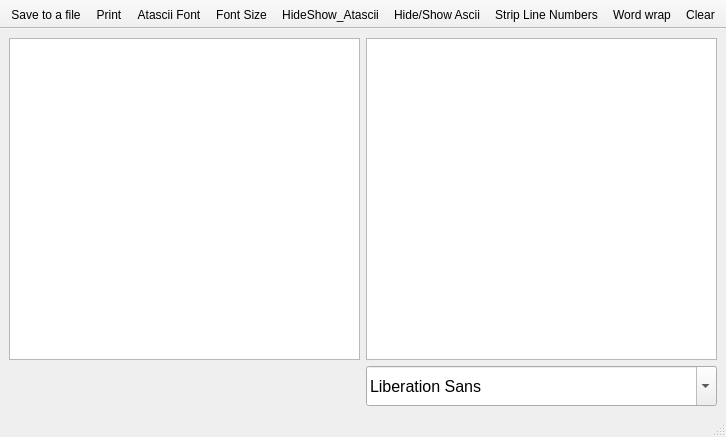
<?xml version="1.0" encoding="UTF-8"?>
<ui version="4.0">
 <class>TextPrinterWindow</class>
 <widget class="QMainWindow" name="TextPrinterWindow">
  <property name="geometry">
   <rect>
    <x>0</x>
    <y>0</y>
    <width>666</width>
    <height>437</height>
   </rect>
  </property>
  <property name="windowTitle">
   <string>AspeQt - Printer text output</string>
  </property>
  <property name="windowIcon">
   <iconset>
    <normaloff>:/icons/silk-icons/icons/printer.png</normaloff>:/icons/silk-icons/icons/printer.png</iconset>
  </property>
  <widget class="QWidget" name="centralwidget">
   <property name="sizePolicy">
    <sizepolicy hsizetype="Preferred" vsizetype="Preferred">
     <horstretch>0</horstretch>
     <verstretch>0</verstretch>
    </sizepolicy>
   </property>
   <layout class="QGridLayout" name="gridLayout">
    <item row="0" column="0">
     <widget class="QPlainTextEdit" name="printerTextEdit">
      <property name="sizePolicy">
       <sizepolicy hsizetype="Expanding" vsizetype="Expanding">
        <horstretch>0</horstretch>
        <verstretch>0</verstretch>
       </sizepolicy>
      </property>
      <property name="font">
       <font>
        <family>MS Shell Dlg 2</family>
        <weight>75</weight>
        <bold>true</bold>
       </font>
      </property>
      <property name="mouseTracking">
       <bool>false</bool>
      </property>
      <property name="toolTip">
       <string>Atari Output (Atascii)</string>
      </property>
      <property name="statusTip">
       <string>Atari Output (Atascii)</string>
      </property>
      <property name="lineWrapMode">
       <enum>QPlainTextEdit::WidgetWidth</enum>
      </property>
      <property name="readOnly">
       <bool>true</bool>
      </property>
      <property name="plainText">
       <string/>
      </property>
     </widget>
    </item>
    <item row="0" column="1">
     <widget class="QPlainTextEdit" name="printerTextEditASCII">
      <property name="enabled">
       <bool>true</bool>
      </property>
      <property name="toolTip">
       <string>Atari Output (Ascii)</string>
      </property>
      <property name="statusTip">
       <string>Atari Output (Ascii)</string>
      </property>
      <property name="readOnly">
       <bool>true</bool>
      </property>
     </widget>
    </item>
    <item row="1" column="0">
     <widget class="QLabel" name="atasciiFontName">
      <property name="sizePolicy">
       <sizepolicy hsizetype="Preferred" vsizetype="Preferred">
        <horstretch>0</horstretch>
        <verstretch>0</verstretch>
       </sizepolicy>
      </property>
      <property name="maximumSize">
       <size>
        <width>16777215</width>
        <height>16777215</height>
       </size>
      </property>
      <property name="text">
       <string/>
      </property>
     </widget>
    </item>
    <item row="1" column="1">
     <widget class="QFontComboBox" name="asciiFontName">
      <property name="minimumSize">
       <size>
        <width>0</width>
        <height>40</height>
       </size>
      </property>
      <property name="font">
       <font>
        <family>MS Shell Dlg 2</family>
        <pointsize>12</pointsize>
       </font>
      </property>
      <property name="currentFont">
       <font>
        <family>Arial</family>
       </font>
      </property>
     </widget>
    </item>
   </layout>
  </widget>
  <widget class="QStatusBar" name="statusbar"/>
  <widget class="QToolBar" name="toolBar">
   <property name="sizePolicy">
    <sizepolicy hsizetype="Fixed" vsizetype="Fixed">
     <horstretch>0</horstretch>
     <verstretch>0</verstretch>
    </sizepolicy>
   </property>
   <property name="windowTitle">
    <string>toolBar</string>
   </property>
   <property name="movable">
    <bool>false</bool>
   </property>
   <property name="iconSize">
    <size>
     <width>16</width>
     <height>16</height>
    </size>
   </property>
   <property name="floatable">
    <bool>false</bool>
   </property>
   <attribute name="toolBarArea">
    <enum>TopToolBarArea</enum>
   </attribute>
   <attribute name="toolBarBreak">
    <bool>false</bool>
   </attribute>
   <addaction name="actionSave"/>
   <addaction name="actionPrint"/>
   <addaction name="actionAtasciiFont"/>
   <addaction name="actionFont_Size"/>
   <addaction name="actionHideShow_Atascii"/>
   <addaction name="actionHideShow_Ascii"/>
   <addaction name="actionStrip_Line_Numbers"/>
   <addaction name="actionWord_wrap"/>
   <addaction name="actionClear"/>
  </widget>
  <action name="actionSave">
   <property name="icon">
    <iconset>
     <normaloff>:/icons/silk-icons/icons/disk.png</normaloff>:/icons/silk-icons/icons/disk.png</iconset>
   </property>
   <property name="text">
    <string>Save to a file...</string>
   </property>
   <property name="toolTip">
    <string>Save contents to a file (Ctrl+S)</string>
   </property>
   <property name="statusTip">
    <string>Save contents to a file</string>
   </property>
   <property name="shortcut">
    <string>Ctrl+S</string>
   </property>
  </action>
  <action name="actionClear">
   <property name="icon">
    <iconset>
     <normaloff>:/icons/silk-icons/icons/page_white.png</normaloff>:/icons/silk-icons/icons/page_white.png</iconset>
   </property>
   <property name="text">
    <string>Clear</string>
   </property>
   <property name="toolTip">
    <string>Clear contents (Ctrl+C)</string>
   </property>
   <property name="statusTip">
    <string>Clear contents</string>
   </property>
   <property name="shortcut">
    <string>Ctrl+C</string>
   </property>
  </action>
  <action name="actionWord_wrap">
   <property name="checkable">
    <bool>true</bool>
   </property>
   <property name="checked">
    <bool>false</bool>
   </property>
   <property name="icon">
    <iconset>
     <normaloff>:/icons/silk-icons/icons/text_align_left.png</normaloff>:/icons/silk-icons/icons/text_align_left.png</iconset>
   </property>
   <property name="text">
    <string>Word wrap</string>
   </property>
   <property name="toolTip">
    <string>Toggle word wrapping (Ctrl+W)</string>
   </property>
   <property name="statusTip">
    <string>Toggle word wrapping</string>
   </property>
   <property name="shortcut">
    <string>Ctrl+W</string>
   </property>
  </action>
  <action name="actionPrint">
   <property name="icon">
    <iconset>
     <normaloff>:/icons/silk-icons/icons/printer.png</normaloff>:/icons/silk-icons/icons/printer.png</iconset>
   </property>
   <property name="text">
    <string>Print</string>
   </property>
   <property name="toolTip">
    <string>Send contents to printer (Ctrl+P)</string>
   </property>
   <property name="statusTip">
    <string>Send contents to printer</string>
   </property>
   <property name="shortcut">
    <string>Ctrl+P</string>
   </property>
  </action>
  <action name="actionAtasciiFont">
   <property name="icon">
    <iconset>
     <normaloff>:/icons/silk-icons/icons/font_go.png</normaloff>
     <normalon>:/icons/silk-icons/icons/font_go.png</normalon>:/icons/silk-icons/icons/font_go.png</iconset>
   </property>
   <property name="text">
    <string>Atascii Font</string>
   </property>
   <property name="toolTip">
    <string>Toggle ATASCII fonts (Alt+F)</string>
   </property>
   <property name="statusTip">
    <string>Toggle ATASCII fonts</string>
   </property>
   <property name="shortcut">
    <string>Alt+F</string>
   </property>
   <property name="visible">
    <bool>true</bool>
   </property>
   <property name="iconVisibleInMenu">
    <bool>true</bool>
   </property>
  </action>
  <action name="actionFont_Size">
   <property name="icon">
    <iconset>
     <normaloff>:/icons/oxygen-icons/16x16/actions/format_font_size_more.png</normaloff>
     <normalon>:/icons/oxygen-icons/16x16/actions/format_font_size_more.png</normalon>:/icons/oxygen-icons/16x16/actions/format_font_size_more.png</iconset>
   </property>
   <property name="text">
    <string>Font Size</string>
   </property>
   <property name="toolTip">
    <string>Toggle Font Size (6, 9, 12 pt) (Alt+Shift+F)</string>
   </property>
   <property name="statusTip">
    <string>Toggle Font Size (6, 9, 12 pt)</string>
   </property>
   <property name="shortcut">
    <string>Alt+Shift+F</string>
   </property>
   <property name="visible">
    <bool>true</bool>
   </property>
  </action>
  <action name="actionHideShow_Ascii">
   <property name="checkable">
    <bool>true</bool>
   </property>
   <property name="checked">
    <bool>false</bool>
   </property>
   <property name="icon">
    <iconset>
     <normaloff>:/icons/oxygen-icons/16x16/actions/view_right_close.png</normaloff>
     <normalon>:/icons/oxygen-icons/16x16/actions/view_right_close.png</normalon>:/icons/oxygen-icons/16x16/actions/view_right_close.png</iconset>
   </property>
   <property name="text">
    <string>Hide/Show Ascii</string>
   </property>
   <property name="toolTip">
    <string>Hide/Show Ascii Printer Output (Alt+Shift+H)</string>
   </property>
   <property name="statusTip">
    <string>Hide/Show Ascii Printer Output</string>
   </property>
   <property name="shortcut">
    <string>Alt+Shift+H</string>
   </property>
   <property name="visible">
    <bool>true</bool>
   </property>
  </action>
  <action name="actionHideShow_Atascii">
   <property name="checkable">
    <bool>true</bool>
   </property>
   <property name="checked">
    <bool>false</bool>
   </property>
   <property name="enabled">
    <bool>true</bool>
   </property>
   <property name="icon">
    <iconset>
     <normaloff>:/icons/oxygen-icons/16x16/actions/view_left_close.png</normaloff>
     <normalon>:/icons/oxygen-icons/16x16/actions/view_left_close.png</normalon>:/icons/oxygen-icons/16x16/actions/view_left_close.png</iconset>
   </property>
   <property name="text">
    <string>HideShow_Atascii</string>
   </property>
   <property name="toolTip">
    <string> Hide/Show Atascii Printer Output (Alt+H)</string>
   </property>
   <property name="statusTip">
    <string>Hide/Show Atascii Printer Output</string>
   </property>
   <property name="shortcut">
    <string>Alt+H</string>
   </property>
   <property name="visible">
    <bool>true</bool>
   </property>
  </action>
  <action name="actionStrip_Line_Numbers">
   <property name="enabled">
    <bool>true</bool>
   </property>
   <property name="icon">
    <iconset>
     <normaloff>:/icons/silk-icons/icons/cut_red.png</normaloff>:/icons/silk-icons/icons/cut_red.png</iconset>
   </property>
   <property name="text">
    <string>Strip Line Numbers</string>
   </property>
   <property name="toolTip">
    <string>Strip Line numbers from the text output (Ctrl-S)</string>
   </property>
   <property name="statusTip">
    <string>Strip Line numbers from the text output</string>
   </property>
   <property name="shortcut">
    <string>Ctrl+S</string>
   </property>
  </action>
 </widget>
 <resources/>
 <connections/>
</ui>
